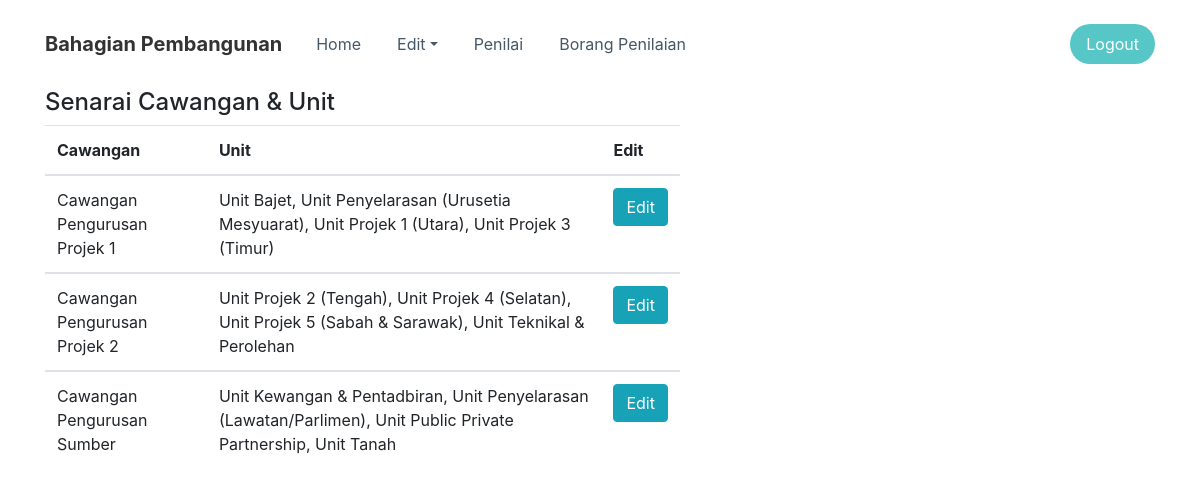
The page /admin/cawangan-unit.php on the database its author committed.
### tables this page shows
CREATE TABLE `unit` (
  `uid` int(10) NOT NULL,
  `nama_unit` tinytext NOT NULL,
  `cawangan_id` int(10) NOT NULL
);

CREATE TABLE `cawangan` (
  `uid` int(10) NOT NULL,
  `nama_cawangan` tinytext NOT NULL
);

### admin/cawangan-unit.php (the view, shortened to what this page needs)
<?php
include 'include/header.inc.php';
require '../includes/db.inc.php';
?>
<div>
    <div class="container">
        <div class="row">
            <div class="col-md-7">
                <h4>Senarai Cawangan &amp; Unit</h4>
                <div class="table-responsive">
                    <?php
                    $sql = "SELECT *, GROUP_CONCAT(DISTINCT nama_unit SEPARATOR ', ') from unit INNER JOIN cawangan ON unit.cawangan_id=cawangan.uid GROUP BY cawangan_id";
                    $result = mysqli_query($db, $sql);
                    $resultCheck =  mysqli_num_rows($result);
                    if ($resultCheck > 0) { ?>
                        <table id="showCawangan" class="table">
                            <thead>
                                <tr>
                                    <th>Cawangan</th>
                                    <th>Unit</th>
                                    <th>Edit</th>
                                </tr>
                            </thead>
                            <?php while ($row = mysqli_fetch_assoc($result)) {
                                ?>
                                <tbody>
                                    <tr>
                                        <td rowspan="4"><?php echo $row['nama_cawangan'];?></td>
                                        <td><?php echo $row["GROUP_CONCAT(DISTINCT nama_unit SEPARATOR ', ')"]; ?></td>
                                        <td><?php echo "<button class='btn btn-info' type='button'>Edit</button>" ?></td>
                                    </tr>
                                </tbody>
                        <?php     }
                        } ?>
                        </table>
                </div>
            </div>
        </div>
    </div>
</div>
<?php
include 'include/footer.inc.php';
?>

### rows shown on the page
unit: cawangan.nama_cawangan "Cawangan Pengurusan Projek 1", GROUP_CONCAT "Unit Bajet, Unit Penyelarasan (Urusetia Mesyuarat), Unit Projek 1 (Utara), Unit Projek 3 (Timur)"
unit: cawangan.nama_cawangan "Cawangan Pengurusan Projek 2", GROUP_CONCAT "Unit Projek 2 (Tengah), Unit Projek 4 (Selatan), Unit Projek 5 (Sabah & Sarawak), Unit Teknikal & Perolehan"
unit: cawangan.nama_cawangan "Cawangan Pengurusan Sumber", GROUP_CONCAT "Unit Kewangan & Pentadbiran, Unit Penyelarasan (Lawatan/Parlimen), Unit Public Private Partnership, Unit Tanah"
